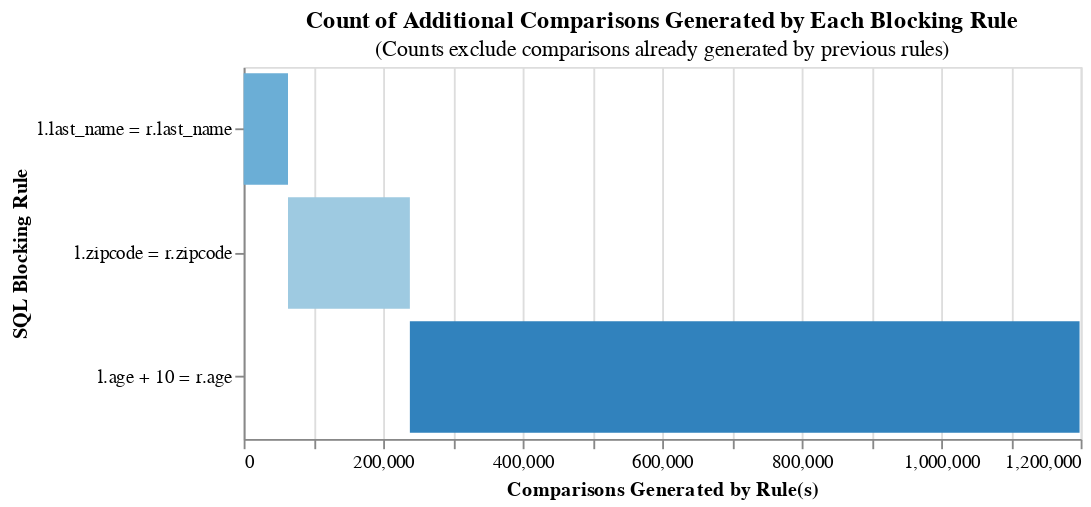

The notebook cell saved with this chart:
### Markdown cell above
## Estimate m probabilities

https://moj-analytical-services.github.io/splink/demos/03_Estimating_model_parameters.html#estimation-of-m-probabilities

Difference between blocking rules for prediction (once the EM algorithm has estimated parameters) vs. estimation (training of EM algorithm):

https://moj-analytical-services.github.io/splink/topic_guides/blocking_rules.html

https://www.robinlinacre.com/comparing_splink_models_unsupervised/

### Code cell
training_blocking_rules = ["l.last_name = r.last_name", 'l.zipcode = r.zipcode', 'l.age + 10 = r.age']
for rule in training_blocking_rules:
    count = linker.count_num_comparisons_from_blocking_rule(rule)
    print(f"Number of comparisons generated by '{rule}': {count:,.0f}")

linker.cumulative_num_comparisons_from_blocking_rules_chart(training_blocking_rules)
# training_session_fname_sname = linker.estimate_parameters_using_expectation_maximisation(training_blocking_rule)

### Figure 1 — Vega-Lite specification as saved in the notebook (floating-point values rounded to 4 significant figures)
{"$schema": "https://vega.github.io/schema/vega-lite/v5.json", "width": 450, "height": 200, "title": {"text": "Count of Additional Comparisons Generated by Each Blocking Rule", "subtitle": "(Counts exclude comparisons already generated by previous rules)"}, "data": {"values": [{"row_count": 63565, "rule": "l.last_name = r.last_name", "cumulative_rows": 63565, "cartesian": 81077805, "reduction_ratio": "The rolling reduction ratio with your given blocking rule(s) is 0.999. \nThis represents the reduction in the total number of comparisons due to your rule(s).", "start": 0}, {"row_count": 174725, "rule": "l.zipcode = r.zipcode", "cumulative_rows": 238290, "cartesian": 81077805, "reduction_ratio": "The rolling reduction ratio with your given blocking rule(s) is 0.997. \nThis represents the reduction in the total number of comparisons due to your rule(s).", "start": 63565}, {"row_count": 960124, "rule": "l.age + 10 = r.age", "cumulative_rows": 1198414, "cartesian": 81077805, "reduction_ratio": "The rolling reduction ratio with your given blocking rule(s) is 0.985. \nThis represents the reduction in the total number of comparisons due to your rule(s).", "start": 238290}]}, "mark": "bar", "encoding": {"x": {"title": "Comparisons Generated by Rule(s)", "field": "start", "type": "quantitative"}, "x2": {"field": "cumulative_rows"}, "y": {"field": "rule", "title": "SQL Blocking Rule", "sort": ["-x2"]}, "color": {"field": "rule", "legend": null, "scale": {"scheme": "category20c"}}, "order": {"field": "cumulative_rows"}, "tooltip": [{"type": "nominal", "field": "rule", "title": "SQL Condition"}, {"type": "quantitative", "field": "row_count", "title": "Comparisons Generated", "format": ","}, {"type": "quantitative", "field": "cumulative_rows", "title": "Cumulative Comparisons", "format": ","}, {"type": "quantitative", "field": "cartesian", "title": "Cartesian Product of Input Data", "format": ","}, {"type": "quantitative", "field": "reduction_ratio", "title": "Reduction Ratio (cumulative rows/cartesian product)"}]}}
